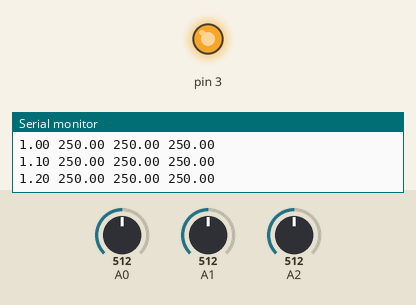
Bench run of a sketch on a simulated Arduino Uno, built with avr-gcc and run on an emulated ATmega328P. On the bench: output pins drawn as LEDs (lit = HIGH), the last lines printed to the serial monitor. The test bench sets the inputs (shaded band); at power-on: A0 = 512, A1 = 512, A2 = 512.

Above: at 1.27 s.
1.3 s: A0 set to 22
At 1.58 s:
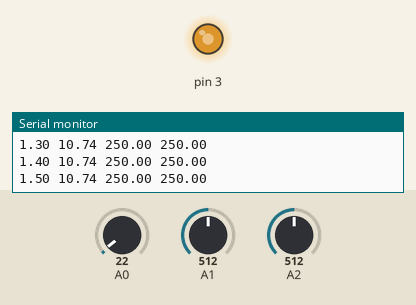
4.3 s: A0 set to 19
At 4.44 s:
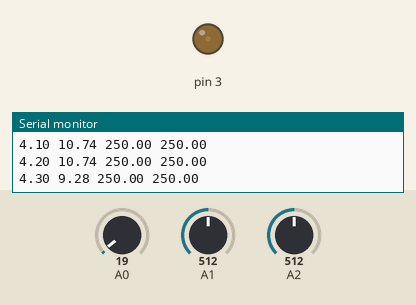
Timing chart, 0 to 13.3 s (numbered marks = the images above; inputs shaded):
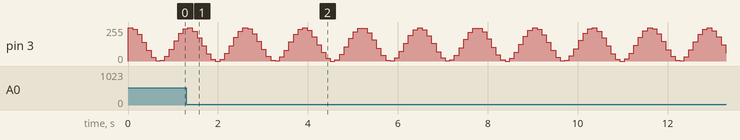

Measured:
- the behaviour switches between 21 and 20 on A0 (found by bisection; images 1 and 2)

The sketch:

codigo2.ino
```cpp
#include <math.h>
double Vo= 125;
double t=0;
double V;
//frecuencia
double w=5;
//desfase
double p=1.5;
void setup() {
  pinMode(3,OUTPUT);
  Serial.begin(9600);
}

void loop() {
  V=Vo+Vo*sin(w*t+p);
  analogWrite(3,V);

  int v1=analogRead(A0);
  int v2=analogRead(A1);
  int v3=analogRead(A2);

  double T1 = (v1/1024.)*5000*1/10.;
  double T2 = (v2/1024.)*5000*1/10.;
  double T3 = (v3/1024.)*5000*1/10.;

  Serial.print(t);
  Serial.print(' ');
  Serial.print(T1);
  Serial.print(' ');
  Serial.print(T2);
  Serial.print(' ');
  Serial.println(T3);
  delay(100);
  t=t+0.1;
}
```
